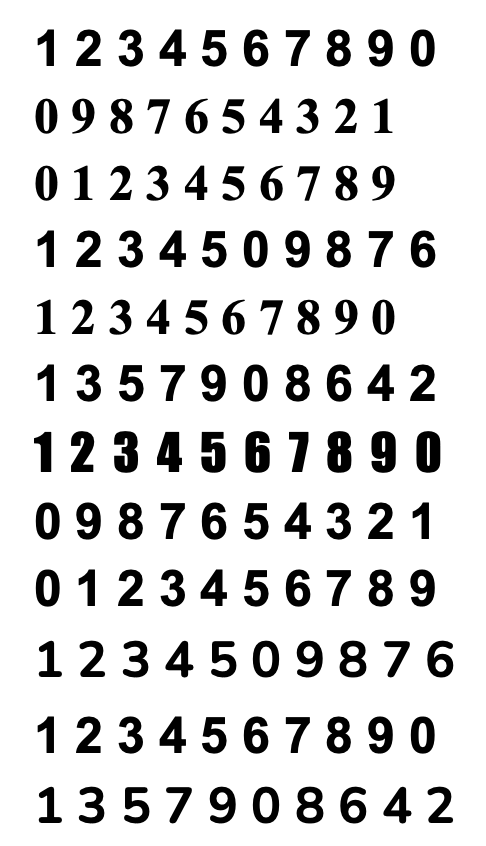
//> input picture model/images/train.png, 486 x 846 px
$ ./labeldata   (built with g++ and OpenCV 4)
//> lines starting //> are read from the running program, lines starting //| are printed output that depends on the picture; after the words box and inside, x2 and y2 are one past the last pixel; in counts of white or black regions, pixels touching at a corner belong together
/* Manually label training data */

#include <opencv2/opencv.hpp>
#include <iostream>

using namespace cv;
using namespace std;

int main()
{
    // Preprocess image to extract contours of the digits
    Mat thr,gray,con;
    Mat src=imread("images/train.png",1);
//> src is the input picture: 846 rows x 486 cols, CV_8UC3; min 0, max 255, mean 218.3
    resize(src, src, Size(src.cols*2,src.rows*2), 0,0,INTER_LINEAR );
//> src: 1692 rows x 972 cols, CV_8UC3
    cvtColor(src,gray,COLOR_BGR2GRAY);
    threshold(gray,thr,200,255,THRESH_BINARY_INV); // Threshold to find contours
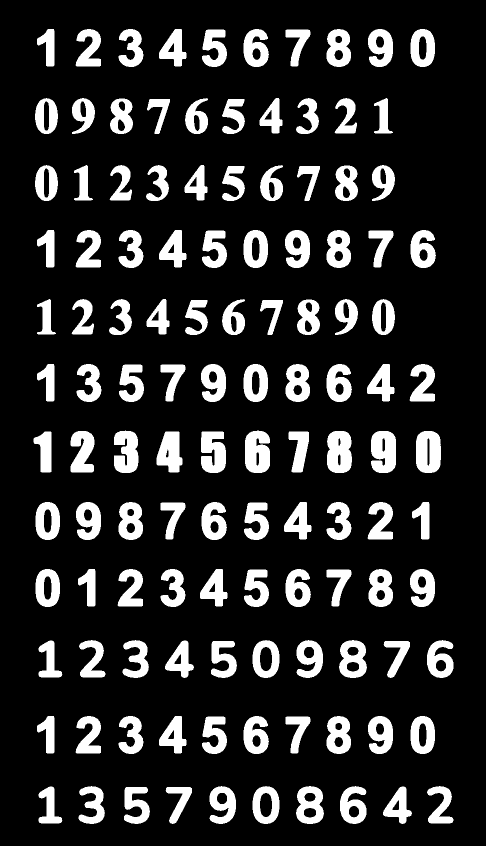
//> thr: 1692 rows x 972 cols, CV_8UC1 (shown at 1/2 size); 16.2% white; 120 white regions
    thr.copyTo(con);

    // Create sample and label data
    vector< vector <Point> > contours; // Vector for storing contours
    vector< Vec4i > hierarchy;
    Mat sample;
    Mat response_array;
    findContours( con, contours, hierarchy,RETR_CCOMP, CHAIN_APPROX_SIMPLE ); //Find contours
//> contours = 192 contours; largest, box (x1, y1, x2, y2) and area: (832, 862, 882, 946) 3676, (654, 862, 704, 946) 3595, (490, 861, 540, 946) 3538, (742, 862, 792, 946) 3522, (592, 1572, 648, 1648) 3350

    for( int i = 0; i< contours.size(); i=hierarchy[i][0] ) // Iterate through first hierarchy level contours
    {
        Rect r= boundingRect(contours[i]); // Find bounding rect for each contour
        rectangle(src,Point(r.x,r.y), Point(r.x+r.width,r.y+r.height), Scalar(0,0,255),2,8,0);
        Mat ROI = thr(r); // Crop the image
        Mat tmp1, tmp2;
        resize(ROI,tmp1, Size(10,10), 0,0,INTER_LINEAR ); // Resize to 10X10
        tmp1.convertTo(tmp2,CV_32FC1); // Convert to float
        sample.push_back(tmp2.reshape(1,1)); // Store  sample data
        imshow("src",src);
        int c=waitKey(0); // Read corresponding label for contour from keyboard
        c-=0x30; // Convert ascii to intiger value
        response_array.push_back(c); // Store label to a mat
        rectangle(src,Point(r.x,r.y), Point(r.x+r.width,r.y+r.height), Scalar(0,255,0),2,8,0);
    }
//> this loop made 120 passes; the space key is pressed
//> r on passes 1 to 12: Rect(331, 1574, 53, 74), Rect(248, 1574, 52, 74), Rect(766, 1573, 58, 75), Rect(77, 1573, 48, 74), Rect(854, 1572, 53, 75), Rect(680, 1572, 53, 76), Rect(592, 1572, 56, 76), Rect(505, 1572, 54, 76), Rect(419, 1572, 53, 76), Rect(157, 1572, 53, 76), Rect(571, 1433, 50, 74), Rect(404, 1433, 50, 75)
//> pass 1, `Mat ROI = thr(r);`:
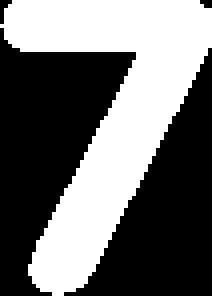
//> ROI: 74 rows x 53 cols, CV_8UC1 (shown 4 times larger); 43.1% white; 1 white region, box (x1, y1, x2, y2) and area: (0, 0, 53, 74) 1692
//> pass 2, `Mat ROI = thr(r);`:
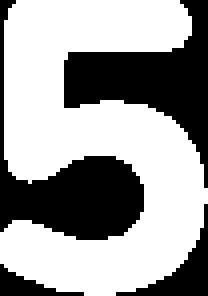
//> ROI: 74 rows x 52 cols, CV_8UC1 (shown 4 times larger); 62.2% white; 4 black regions, box (x1, y1, x2, y2) and area: (16, 0, 52, 47) 634, (0, 0, 36, 60) 611, (29, 51, 52, 74) 142, (0, 66, 21, 74) 68
//> pass 2, `imshow("src",src);`:
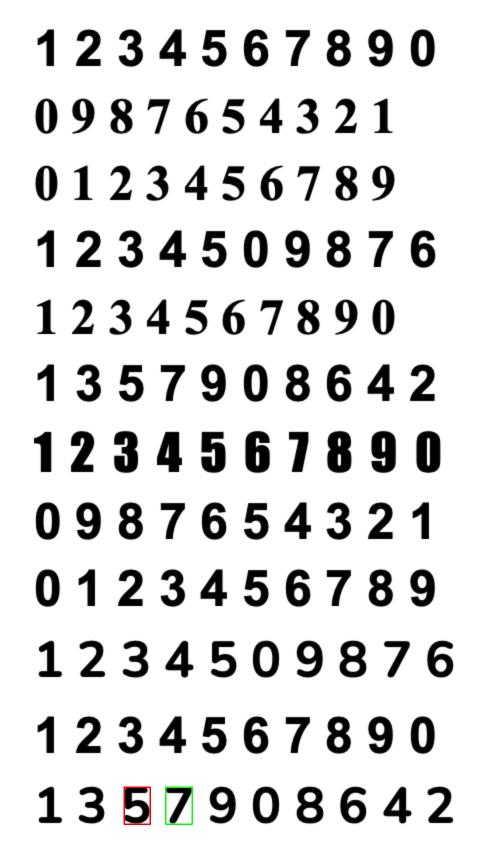
//> window 'src': 1692 rows x 972 cols, CV_8UC3 (shown at 1/2 size); mean B, G, R 218.1, 218.3, 218.3
//> after the loop:
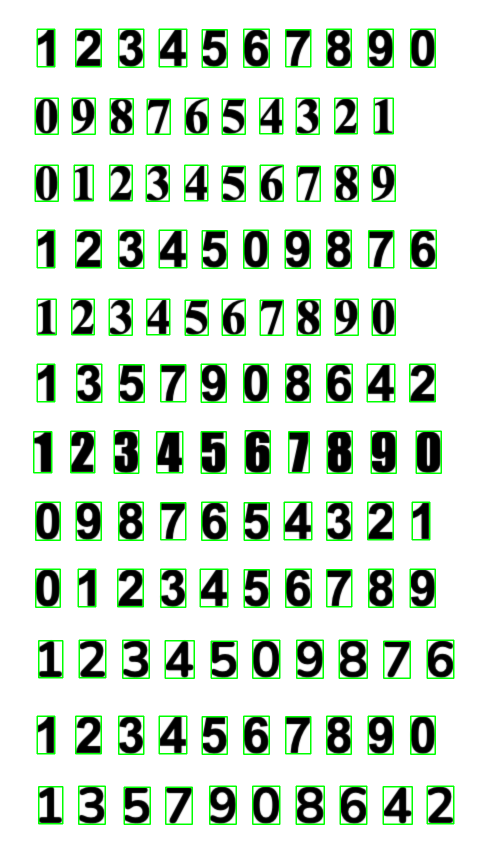
//> src: 1692 rows x 972 cols, CV_8UC3 (shown at 1/2 size); mean B, G, R 205.6, 219.3, 205.6
//> after the loop:
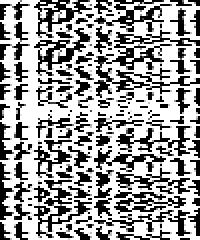
//> sample: 120 rows x 100 cols, CV_32FC1 (shown 2 times larger); min 0, max 255, mean 157.2
//> after the loop, response_array = 120 values from -16 to -16

    // Store the data to file
    Mat response,tmp;
    tmp=response_array.reshape(1,1); // Make continuous
//> tmp = 120 values from -16 to -16
    tmp.convertTo(response,CV_32FC1); // Convert to float
//> response = 120 values from -16 to -16

    FileStorage Data("TrainingData.yml",FileStorage::WRITE); // Store the sample data in a file
    Data << "data" << sample;
    Data.release();

    FileStorage Label("LabelData.yml",FileStorage::WRITE); // Store the label data in a file
    Label << "label" << response;
    Label.release();
    cout<<"Training and Label data created successfully! "<<endl;

    imshow("src",src);
    waitKey();

    return 0;
}
